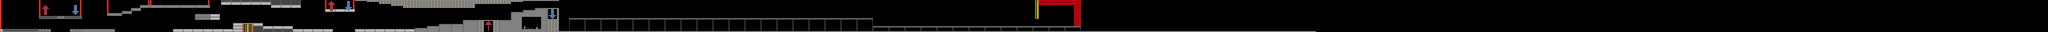

This game map was drawn from its Tiled (.tmx) file and the tilesets committed beside it. A one-line description and the trimmed map source follow:
An orthogonal 2048x32 tile map with 16x16 px tiles, 1 tile layer (layer_1).

<map version="1.0" orientation="orthogonal" renderorder="right-down" width="2048" height="32" tilewidth="16" tileheight="16" nextobjectid="1">
 <tileset firstgid="1" source="tileset_1.tsx" />
 <layer name="layer_1" width="2048" height="32">
  <data>[65536 cells, 7998 non-empty, 129 distinct tile ids]</data>
 </layer>
</map>